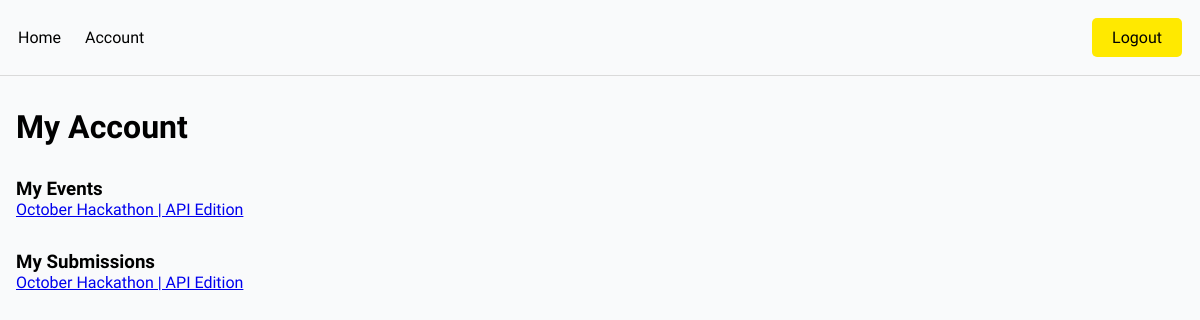
Page /account/ (signed in) on the committed database.
### base/models.py (models this page shows, shortened)
class Event(models.Model):
    name = models.CharField(max_length=200)
    description = models.TextField(null=True, blank=True)
    participants = models.ManyToManyField(User, blank=True, related_name='events')
    start_date = models.DateTimeField(null=True)
    end_date = models.DateTimeField(null=True)
    registration_deadline = models.DateTimeField(null=True)
    updated = models.DateTimeField(auto_now=True)
    created = models.DateTimeField(auto_now_add=True)
    id = models.UUIDField(primary_key=True, default=uuid.uuid4, editable=False, unique=True)

class Submission(models.Model):
    participant = models.ForeignKey(User, on_delete=models.SET_NULL, null=True, related_name='submission')
    event = models.ForeignKey(Event, on_delete=models.SET_NULL, null=True)
    details = models.TextField(null=True, blank=True)
    id = models.UUIDField(primary_key=True, default=uuid.uuid4, editable=False, unique=True)

### base/views.py (the view)
# urls.py: path('account/', views.account, name='account'),
@login_required(login_url='login_page')
def account(request):
    user = request.user
    context = {'user': user}
    return render(request, 'account.html', context)

### base/templates/account.html
{% extends 'main.html' %}
{% block content %}
<div class="section">
<h1>My Account</h1>
</div>
{% for event in user.events.all %}
<div class="section">
   <h3>My Events</h3>
   <a href="{% url 'event' event.id %}"><p>{{event.name}}</p>
   </a>
</div>
{% endfor %}
{% for sub in user.submission.all %}
<div class="section">
   <h3>My Submissions</h3>
   <a href="{% url 'update_form' sub.id %}"><p>{{sub.event.name}}</p>
   </a>
</div>
{% endfor %}
{% endblock %}

### static/css/main.css (style rules this page uses)
* { box-sizing: border-box; margin: 0; padding: 0; font-family: 'Readex Pro'; background-color: rgb(249, 250, 251); }
.section { margin: 2em 0; }

### rows in the picture
Event: name "October Hackathon | API Edition"
Submission: event.name "October Hackathon | API Edition"
